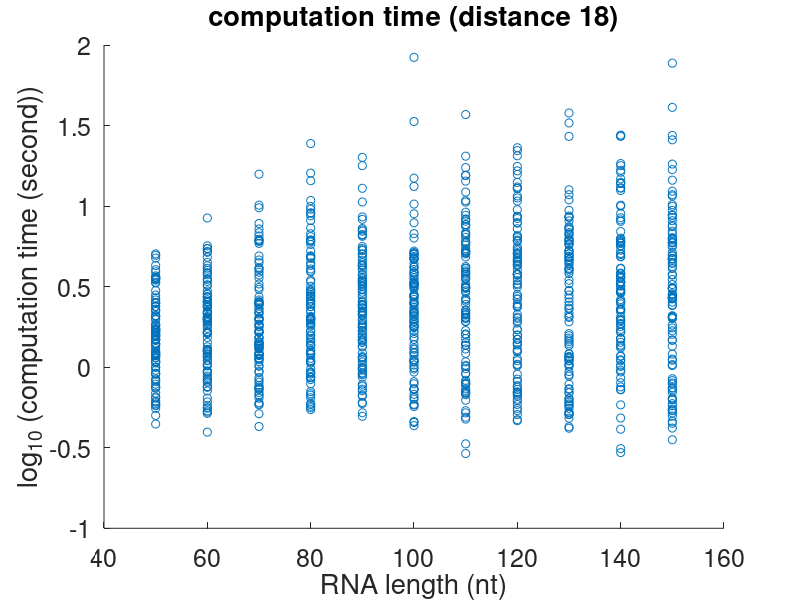

Here is the MATLAB script that generated this plot:

M1 = dlmread('result-iso-dist.txt');


figure(1)
hold on
scatter(M1(:,1), log10(M1(:,2)))

title('computation time (distance 18)','fontsize',24)
xlabel('RNA length (nt)','fontsize',24)
ylabel('log_{10} (computation time (second))','fontsize',24)
set(gca,'FontSize',18);